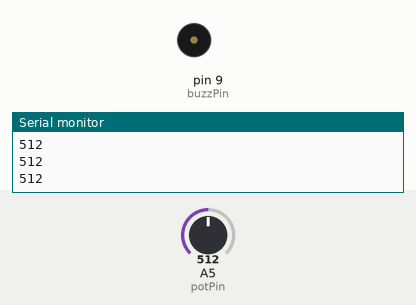
Bench run of a sketch on a simulated Arduino Uno, built with avr-gcc and run on an emulated ATmega328P. On the bench: buzzer (waves = sounding, pin HIGH), the last lines printed to the serial monitor. The inputs (shaded band) are chosen by the test bench; at power-on: A5 (potPin) = 512.

Above: at 1.2 s.
1.3 s: A5 (potPin) set to 788
2.8 s: A5 (potPin) set to 818
At 3.8 s:
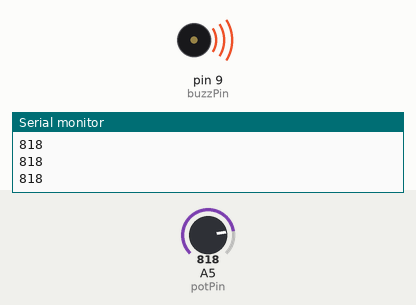
4.3 s: A5 (potPin) set to 790
At 4.9 s:
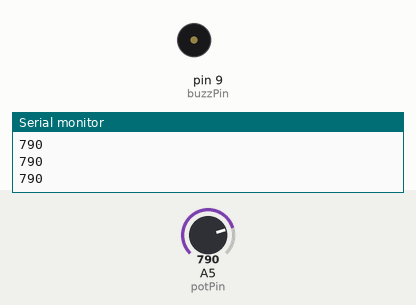
5.8 s: A5 (potPin) set to 810
At 6.1 s:
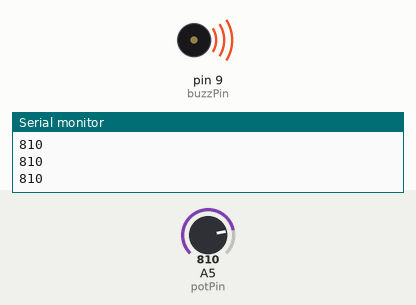
Timing chart, 0 to 8.3 s (numbered marks = the images above; inputs shaded):
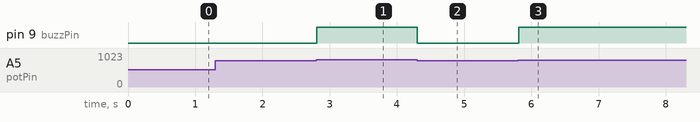

The sketch:

buzz_Piiiiiiii_3.ino
```cpp
int buzzPin = 9;
int potVal;
int potPin = A5;

void setup() {
  // put your setup code here, to run once:
  Serial.begin(9600);
  pinMode(buzzPin, OUTPUT);
  pinMode(potPin, INPUT);
}

void loop() {
  // put your main code here, to run repeatedly:

  potVal = analogRead(potPin);
  Serial.println(potVal);

if (potVal>= 800){
  digitalWrite(buzzPin, HIGH);
  }
else{
  digitalWrite(buzzPin, LOW);
  }
}
```

Measured:
- the behaviour switches between 799 and 800 on A5 (potPin) (found by bisection; images 0 and 1)
- after the input at 2.8 s, pin 9 (buzzPin): LOW → HIGH at once
- after the input at 4.3 s, pin 9 (buzzPin): HIGH → LOW at once
- after the input at 5.8 s, pin 9 (buzzPin): LOW → HIGH at once
